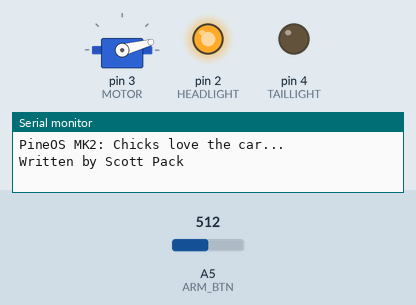
Bench run of a sketch on a simulated Arduino Nano, built with avr-gcc and run on an emulated ATmega328P. Parts: servo, output pins drawn as LEDs (lit = HIGH), the last lines printed to the serial monitor. Dashed ring = blinking. Inputs (shaded band) come from the test bench; at power-on: A5 (ARM_BTN) = 512.

Above: at 5.2 s.
5.3 s: A5 (ARM_BTN) set to 52
6.8 s: A5 (ARM_BTN) set to 45
At 7.17 s:
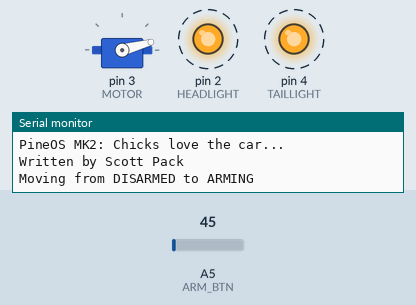
At 11.1 s:
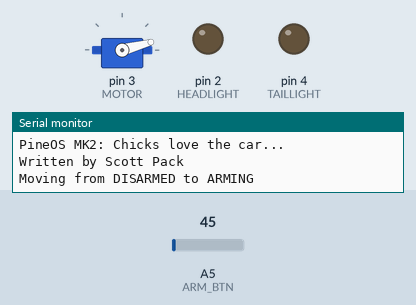
Timing chart, 0 to 12.6 s (numbered marks = the images above; inputs shaded):
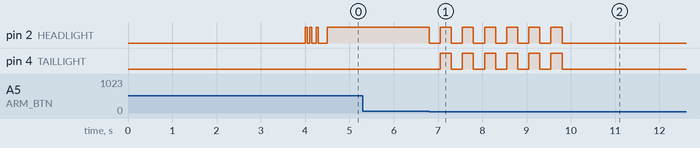

The sketch:

PineOSBatmobile.ino
```cpp
/*PineOS-Batmobile
Written by Scott Pack (@scottjpack)
Available at https://www.github.com/scottjpack

This is a vast improvement on the previous PineOS version

Circuit Components:
Arduino Nano V3 (I used the sainsmart)
2x red LED (tail-lights)
2x white LED (head-lights)
~25A Electronic Speed Controller
Inrunner brushless motor
    Example: Turnigy Motor Brushless Inrunner 2430 5800kv
2x 45 degree bevel gears
1x QRD1114 Phototransistor
1x 10k resistor
1x 2k resistor
1x tactile button

Attach to pins as shown in pin declarations.
Feel free to reach out if you have questions!


*/

#include <Servo.h>

//ESC Range
#define MAX_SIGNAL 2000
#define MIN_SIGNAL 700

#define START_TRANS 3

//Pin References
#define HEADLIGHT 2
#define MOTOR 3
#define TAILLIGHT 4
#define ARM_BTN A5
#define IR_BOUNCE A6

//State Declarations
#define FRESH 1
#define DISARMED 2
#define ARMING 3
#define ARMED 4
#define RUNNING 5

Servo motor;
int state;
int rot_count = 0;
bool wheel_point = false;

void set_motor_speed(int duty_cycle)
{
 //Takes 0-100.
 if (duty_cycle > 100){
  duty_cycle = 100;
 }
 if (duty_cycle < 0){
  duty_cycle = 0;
 }
  int delta = ((MAX_SIGNAL-MIN_SIGNAL)*duty_cycle/100);
  Serial.print("Starting motor at ");
  Serial.print(duty_cycle);
  Serial.println("% duty cycle.");
  motor.writeMicroseconds(MIN_SIGNAL + delta);
}


void taillights(boolean state) {
 digitalWrite(TAILLIGHT, state);
}

void headlights(boolean state) {
 digitalWrite(HEADLIGHT, state);
}

void double_flash(){
 // Flashing is used to show when the car is arming
 // and ready to be placed on the track.
 headlights(false);
 taillights(false);
 delay(250);
 headlights(true);
 taillights(true);
 delay(250);
 headlights(false);
 taillights(false);
 delay(250);
 headlights(true);
 taillights(true);
 delay(250);
 headlights(false);
 taillights(false);
}

void setup() {
  //Set initial state and set up serial for debugging
  state = FRESH;
  Serial.begin(9600);

  //Set up pin modes.
  pinMode(HEADLIGHT,OUTPUT);
  pinMode(TAILLIGHT,OUTPUT);
  pinMode(MOTOR,OUTPUT);
  pinMode(ARM_BTN, INPUT_PULLUP);
  pinMode(IR_BOUNCE, INPUT);

  //Calibrate the ESC
  motor.attach(MOTOR);
  motor.writeMicroseconds(MAX_SIGNAL);
  delay(2000);
  motor.writeMicroseconds(MIN_SIGNAL);
  delay(2000);

}

void lights_flutter_on() {
 headlights(true);
 delay(50);
 headlights(false);
 delay(50);
 headlights(true);
 delay(50);
 headlights(false);
 delay(100);
 headlights(true);
 delay(50);
 headlights(false);
 delay(200);
 headlights(true);
}

void loop() {
  //Check the state and act on appropriate inputs.
  if (state == FRESH){
     //This is only run on first power-on
     lights_flutter_on();
     Serial.println("PineOS MK2: Chicks love the car...");
     Serial.println("Written by Scott Pack");
     state = DISARMED;
  }
  else if (state == DISARMED){
    //Read and debounce the switch
    //If button is down, go into ARMING
    int arm_val = analogRead(ARM_BTN);
    if (arm_val < 50){
     Serial.println("Moving from DISARMED to ARMING");
     state = ARMING;
     double_flash();
     double_flash();
     double_flash();
    }
  }
  else if (state == ARMING){
    //just sit here until the button is released, then wait a few seconds.
    int arm_val = analogRead(ARM_BTN);
    if (arm_val < 50){
     state = ARMING;
    }
    else{
      Serial.println("Moving from ARMING to ARMED");
      state = ARMED;
      rot_count = 0;
      headlights(true);
    }
  }
  else if (state == ARMED){
    //When tail-lights are on, it means it's armed and ready to go.
    taillights(true);

    int ir_val = analogRead(IR_BOUNCE);
    bool new_wheel_point = false;
    bool valid = true;

    //My phototransistor (QRD1114) was getting intermittent readings at 0, so I limited bottom range at 800.
    //First time using a phototransistor, so I'm not sure how common this is.
    if (ir_val <= 1005 && ir_val > 800)
    {
      new_wheel_point = false;
    }
    else if (ir_val > 1005)
    {
      new_wheel_point = true;
    }
    else{
     //bad reading, disregard
     valid = false;
    }

    //If there was a wheel transition, increase the rotation figure and change the wheel point
    if ((new_wheel_point^wheel_point) && valid){
      rot_count++;
      Serial.print("ARMED ROTATION COUNT: ");
      Serial.println(rot_count);
      wheel_point = new_wheel_point;
    }


    //Once getting to the appropriate number of transitions, move to RUNNING
    //Recommended is to modify your wheel so half is blocked and half is open.  This will result in the clearest transitions.
    if (rot_count > START_TRANS){
      Serial.println("Moving from ARMED to RUNNING");
      state = RUNNING;
    }
  }
  else if (state == RUNNING){
      //Turn off those brake-lights, we're driving!
      taillights(false);

      Serial.println("RUNNING!");

      //Default here is long and slow, good for testing.
      //Depending on how aggressive you want your car, increase the duty cycle and decrease the delay.
      //No mechanism to detect when the car has stopped, so it's all down to timing.
      set_motor_speed(10);
      delay(2000);
      state = DISARMED;
      set_motor_speed(0);
      Serial.println("Moving from RUNNING to DISARMED");
  }

}
```

Measured:
- the behaviour switches between 50 and 49 on A5 (ARM_BTN) (found by bisection; images 0 and 1)
- after the input at 5.3 s, every drawn part: stays the same
- after the input at 6.8 s, pin 2 (HEADLIGHT): alternates HIGH for 0.25 s and LOW for 0.25 s, 13 changes in all, then stays LOW, starting at once; pin 4 (TAILLIGHT): alternates HIGH for 0.25 s and LOW for 0.25 s, 12 changes in all, then stays LOW, starting after 0.25 s
